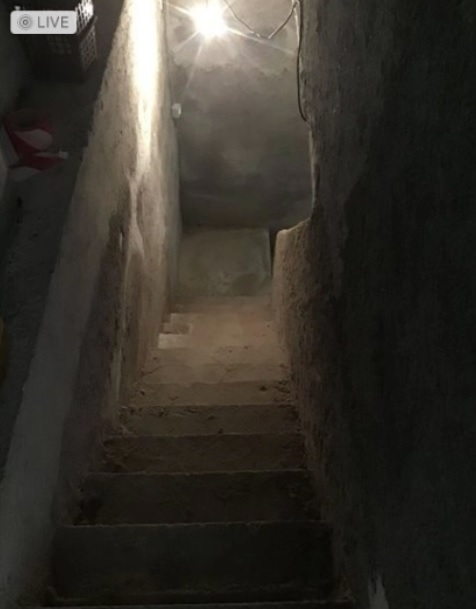
#> input picture _img/keller.jpg, 476 x 609 px, found by its file name
$ python homomorphic_filter.py
#> lines starting #> are read from the running program, lines starting #| are printed output that depends on the picture
#%%
import matplotlib.pyplot as plt
import numpy as np
from numpy.fft import fft2, ifft2

#%% Parameters
gammaH = 1
gammaL = 0
c = 1
D0_2 = 5 ** 2 # variance (tightness)

# Load image
IMG_PATH_DIR = "./_img/keller.jpg"
f = plt.imread(IMG_PATH_DIR)
#> f is the input picture: shape (609, 476, 3); mean R, G, B 53.2, 49.3, 42.4

# Tranform image to grayscale and float
if f.ndim > 2:
    f = np.mean(f, axis=2)
#> f: shape (609, 476) float64

f = np.array(f, dtype=float)
(M, N) = f.shape
#> M = 609; N = 476

#%% Logarithmitizing

# (Turning assumed multiplicative illumination*reflectance structure of image
# into additive one)
f_log = np.log(f + 1) # + 1: shift log curve so no negative numbers
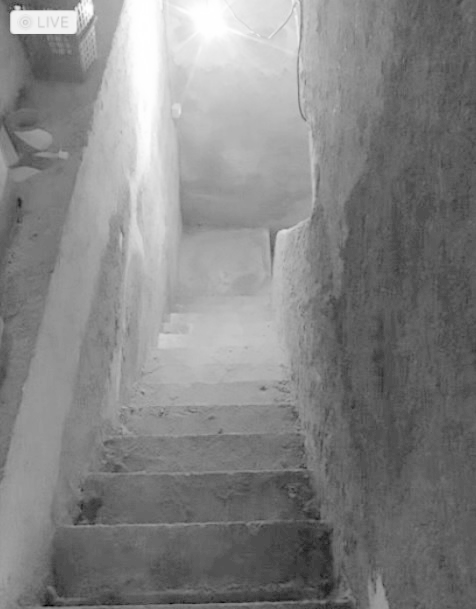
#> f_log: shape (609, 476) float64; min 1.54, max 5.55, mean 3.62; drawn with min black and max white

#%% FFT
F_log = fft2(f_log)

#%% Gaussian filter in frequency domain

# (High pass to filter out slow changing illumnation changes)
# Modified Gaussian High pass as 1-Lowpass.
# Modification: Defined lower and upper bounds gammaL and gammaH

# Filter Dimensions 2x image dimesions
P = 2 * M
#> P = 1218
Q = 2 * N
#> Q = 952

u = np.reshape(np.arange(P), (P, 1))
#> u = 1218 values from 0 to 1217
v = np.reshape(np.arange(Q), (1, Q))

# Mirror t get rid of edge effects
x = np.hstack((f_log, np.fliplr(f_log)))    # mirror below
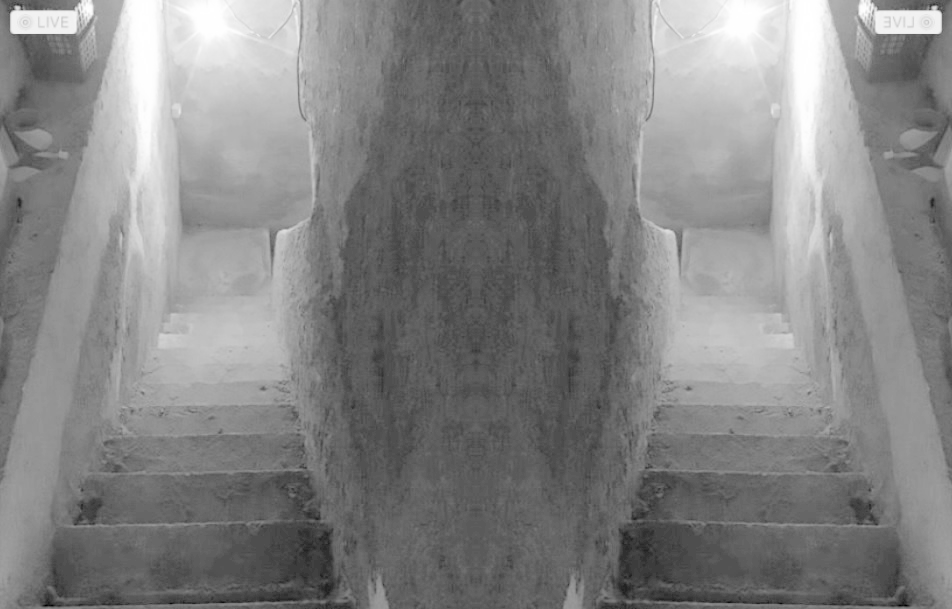
#> x: shape (609, 952) float64; min 1.54, max 5.55, mean 3.62; drawn with min black and max white
F_log = fft2(np.vstack((x, np.flipud(x))))  # mirror to the right


D = (u-P/2)**2 + (v-Q/2)**2 # Distance Function
H = (gammaH - gammaL) * (1 - np.exp(-c*D/D0_2)) + gammaL

# center filter
H = np.roll(H, [M, N], axis=(0, 1))

#%% Apply filter to image
F_log_filtered = F_log * H

#%% Reverse transform back to spacial domain
f_log_filtered  = np.real(ifft2(F_log_filtered)) # real() just for rounding errors
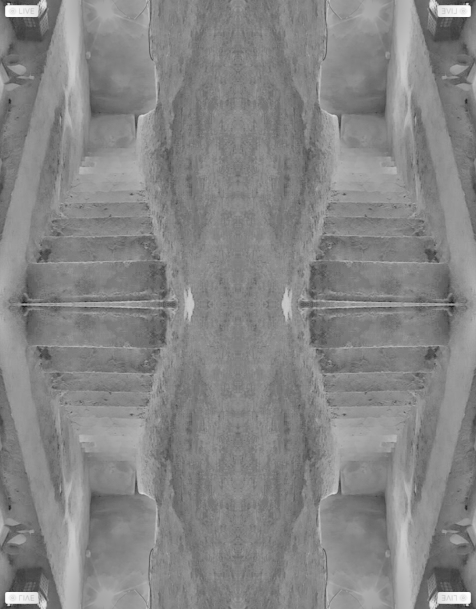
#> f_log_filtered: shape (1218, 952) float64 (shown at 1/2 size); min -1.75, max 1.59, mean 1.03e-18; drawn with min black and max white
f_filtered = np.exp(f_log_filtered) # un-log and shift back
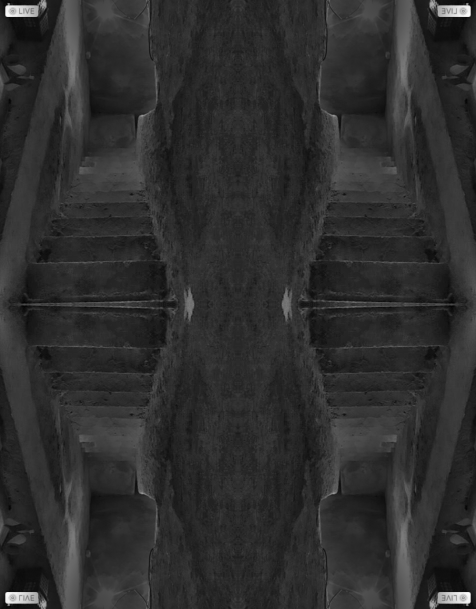
#> f_filtered: shape (1218, 952) float64 (shown at 1/2 size); min 0.173, max 4.91, mean 1.04; drawn with min black and max white
f_filtered = f_filtered[:M, :N]
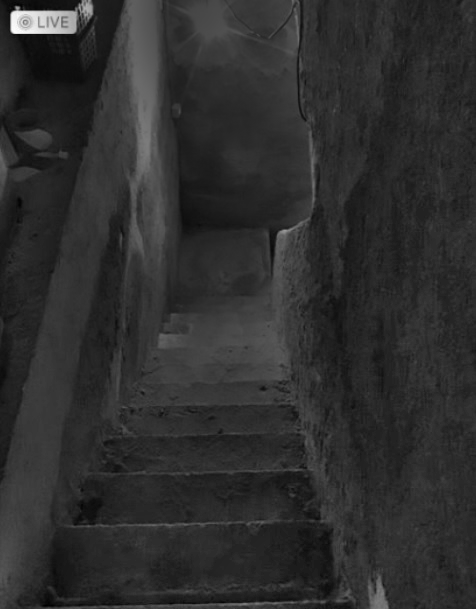
#> f_filtered: shape (609, 476) float64; min 0.173, max 4.91, mean 1.04; drawn with min black and max white

#%% Display results
fig, ax = plt.subplots(1, 2, figsize=(12, 8), constrained_layout=True)
ax[0].imshow(f, cmap="gray")
ax[0].title.set_text("Original")
ax[1].imshow(f_filtered, cmap="gray")
ax[1].title.set_text("Filtered")
for a in ax:
    a.axis("off")

fig2, ax2 = plt.subplots(figsize=(5, 5), constrained_layout=True)
p = ax2.imshow(np.roll(H, [M, N], axis=(0, 1)))
ax2.title.set_text("Shifted Filter")
fig2.colorbar(p)
plt.show(block=False)
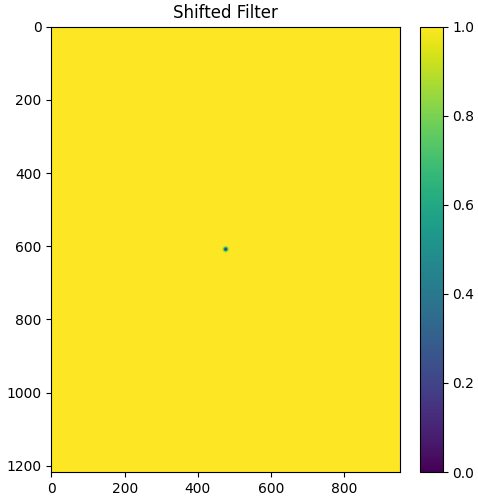
#> figure drawn by matplotlib, 2 panels
